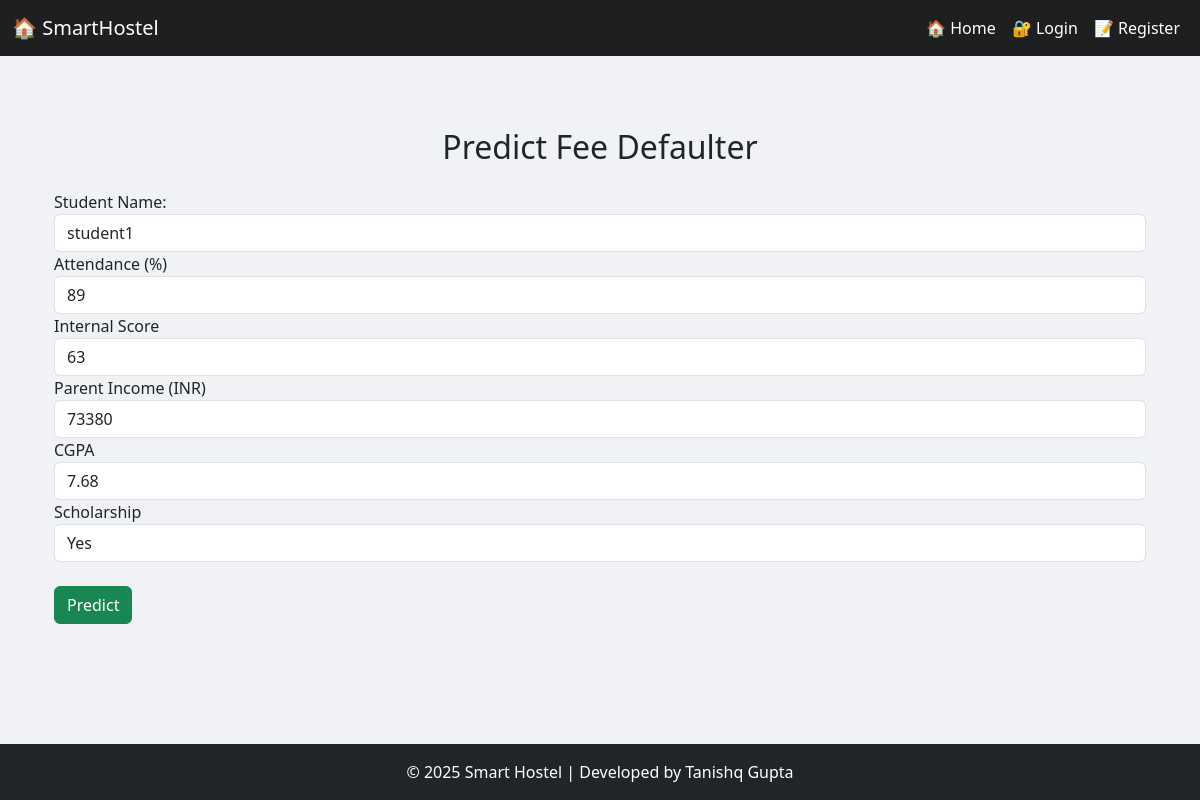
/predict-fee-defaulter/1000/, run on the app's committed database.
### hostelapp/models.py (models this page shows, shortened)
class Student(models.Model):
    user = models.OneToOneField(CustomUser, on_delete=models.CASCADE)
    contact_number = models.CharField(max_length=10)
    address = models.TextField()
    room = models.ForeignKey(Room, on_delete=models.SET_NULL, null=True, blank=True, related_name='students')
    payment_status = models.CharField(max_length=20, default='unpaid')
    roll_number = models.CharField(max_length=20)
    department = models.CharField(max_length=100)
    year = models.IntegerField(null=True, blank=True)
    attendance_percent = models.IntegerField(default=0)
    internal_score = models.IntegerField(default=0)
    parent_income = models.IntegerField(default=0)
    scholarship = models.BooleanField(default=False)
    hostel_stay = models.BooleanField(default=True)
    cgpa = models.FloatField(null=True, blank=True)
    previous_default = models.IntegerField(null=True, blank=True)
    has_paid_fees = models.BooleanField(default=False)
    fee_receipt = models.FileField(upload_to='receipts/', null=True, blank=True)
    is_predicted_defaulter = models.BooleanField(default=False)

class CustomUser(AbstractUser):
    ROLE_CHOICES = (
        ('admin', 'Admin'),
        ('student', 'Student'),
    )
    role = models.CharField(max_length=10, choices=ROLE_CHOICES)

### hostelapp/views.py (the view, shortened to what this page needs)
# urls.py: path('predict-fee-defaulter/<int:student_id>/', views.predict_fee_defaulter, name='predict_fee_defaulter'),
def predict_fee_defaulter(request, student_id):
    student = get_object_or_404(Student, id=student_id)
    return render(request, 'predict_fee_defaulter.html', {'student': student})

### hostelml/templates/predict_fee_defaulter.html (shortened to what this page needs)
{% extends 'base.html' %}
{% block content %}
<div class="container mt-5">
    <h2 class="mb-4 text-center">Predict Fee Defaulter</h2>
    <form method="post">
        <div class="form-group">
            <label>Student Name:</label>
            <input type="text" class="form-control" value="{{ student.user.username }}" readonly>
        </div>
        <div class="form-group">
            <label>Attendance (%)</label>
            <input type="number" step="0.1" name="attendance_percent" class="form-control" value="{{ student.attendance_percent }}" required>
        </div>
        <div class="form-group">
            <label>Internal Score</label>
            <input type="number" step="0.1" name="internal_score" class="form-control" value="{{ student.internal_score }}" required>
        </div>
        <div class="form-group">
            <label>Parent Income (INR)</label>
            <input type="number" step="100" name="parent_income" class="form-control" value="{{ student.parent_income }}" required>
        </div>
        <div class="form-group">
            <label>CGPA</label>
            <input type="number" step="0.01" name="cgpa" class="form-control" value="{{ student.cgpa }}" required>
        </div>
        <div class="form-group">
            <label>Scholarship</label>
            <select name="scholarship" class="form-control">
                <option value="1" {% if student.scholarship %}selected{% endif %}>Yes</option>
            </select>
        </div>
        <button type="submit" class="btn btn-success btn-block mt-4">Predict</button>
    </form>
</div>
{% endblock %}

### hostelml/templates/base.html (style rules this page uses)
html, body { height: 100%; margin: 0; background-color: #f5f7fa; color: #212529; }

### data on the page
Student: user.username "student1", attendance_percent "89", internal_score "63", parent_income "73380", cgpa "7.68", scholarship "Yes"
